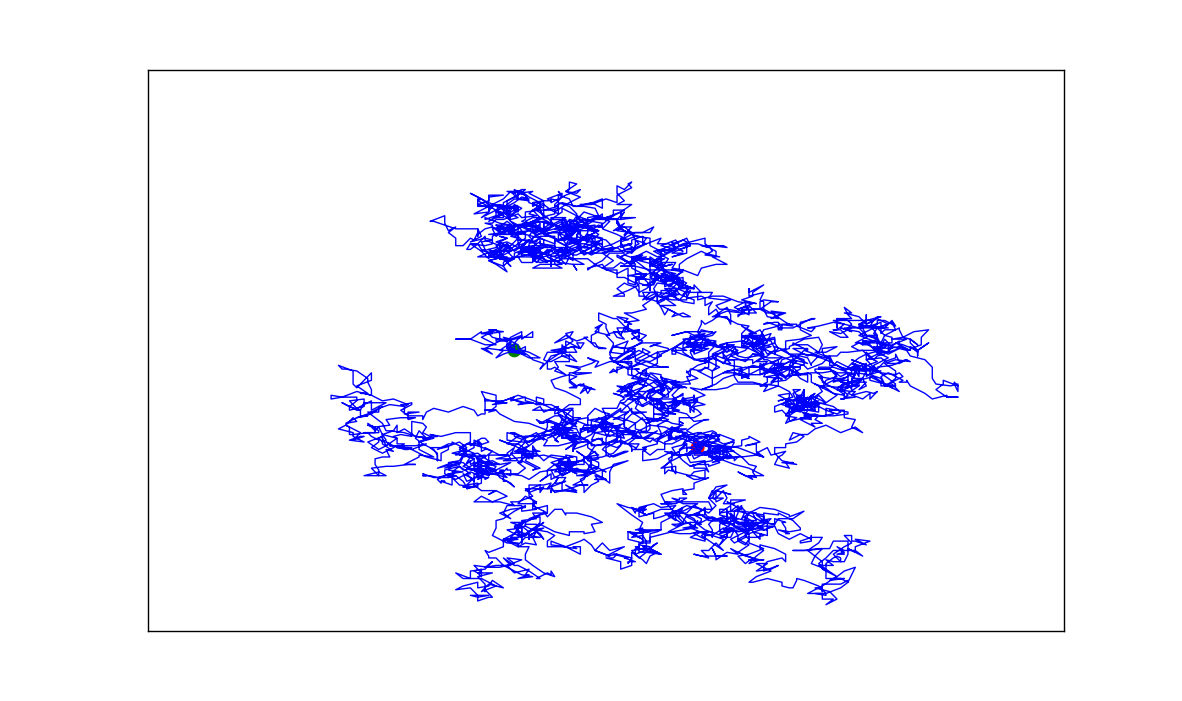

Write Python code to recreate this figure.
import matplotlib.pyplot as plt

from random_walk import RandomWalk

while True:
    # Make a random walk.
    rw = RandomWalk(5_000)
    rw.fill_walk()

    # Plot the points 
    plt.style.use('classic')
    fig, ax = plt.subplots(figsize=(15, 9))
    point_numbers = range(rw.num_points)
    ax.plot(rw.x_values, rw.y_values, linewidth=1)

    # Emphasize the first and last points
    ax.scatter(0, 0, c='green', edgecolors='none', s=100)
    ax.scatter(rw.x_values[-1], rw.y_values[-1], c='red', edgecolors='none',
        s=100)

    # Removing the axes.
    ax.get_xaxis().set_visible(False)
    ax.get_yaxis().set_visible(False)

    plt.show()

    keep_running = input("Make another walk? (y/n): ")
    if keep_running == 'n':
        break
    
